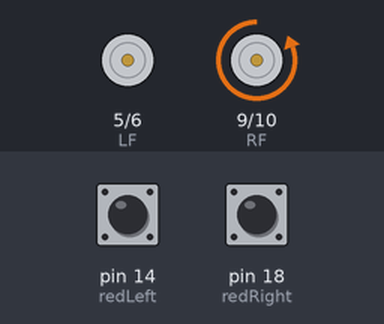
A sketch run on a simulated Arduino Uno, built with avr-gcc and run on an emulated ATmega328P. On the bench: motor-driver pin pairs drawn as motors (green arrow = first pin HIGH = forward, orange = second pin HIGH = backward, longer = more drive). Inputs (shaded band) come from the test bench; at power-on: pin 18 (redRight) HIGH, pin 14 (redLeft) LOW.

Above: at 1.2 s.
1.3 s: pin 18 (redRight) pulled LOW for 0.15 s
At 1.7 s:
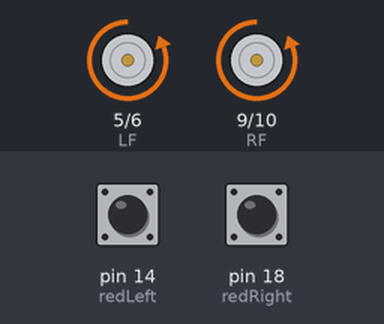
3.5 s: pin 14 (redLeft) pulled HIGH for 0.15 s
At 3.57 s:
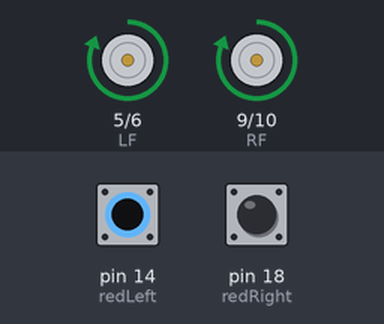
5.1 s: pin 14 (redLeft) pulled HIGH for 3.2 s
At 9.5 s:
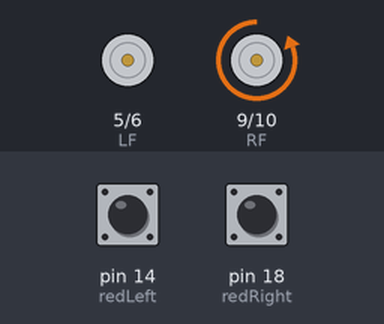
9.8 s: pin 18 (redRight) pulled LOW for 3.2 s
At 10.4 s:
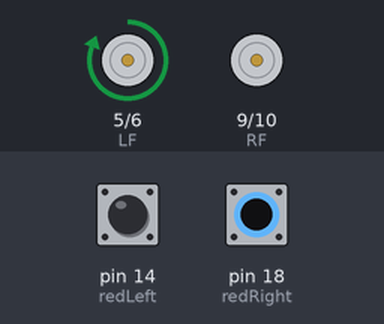
Timing chart, 0 to 14.8 s (numbered marks = the images above; inputs shaded):
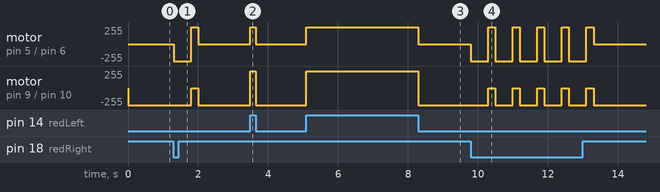

Measured:
- after the input at 1.3 s, motor on pin 5 (LF) / pin 6 (LB): stopped → backward 255/255 at once, → forward 255/255 0.50 s later, → stopped 0.20 s later; motor on pin 9 (RF) / pin 10 (RB): backward 255/255 → stopped after 0.50 s, → backward 255/255 0.20 s later
- after the input at 3.5 s, motor on pin 5 (LF) / pin 6 (LB): stopped → forward 255/255 at once, → stopped 0.15 s later; motor on pin 9 (RF) / pin 10 (RB): backward 255/255 → forward 255/255 at once, → backward 255/255 0.15 s later
- after the input at 5.1 s, motor on pin 5 (LF) / pin 6 (LB): stopped → forward 255/255 at once, → stopped 3.2 s later; motor on pin 9 (RF) / pin 10 (RB): backward 255/255 → forward 255/255 at once, → backward 255/255 3.2 s later

The sketch:

redbizhang.ino
```cpp
int redLeft = 14;
int redRight = 18;
int LF = 5;//左轮往前转
int LB = 6;//左轮往后转
int RF = 9;//右轮往前转
int RB = 10;//右轮往后转
void setup()
{
  pinMode( redLeft, INPUT);
  pinMode( redRight, INPUT);
  pinMode( LF , OUTPUT);
  pinMode( LB , OUTPUT);
  pinMode( RF, OUTPUT);
  pinMode( RB , OUTPUT);
}

void loop()
{
  //右前方有障碍
  while ( ( digitalRead(redLeft) && !( digitalRead(redRight) ) ) )
  {
    digitalWrite( LF , LOW );
    digitalWrite( LB , HIGH );
    digitalWrite( RF , LOW );
    digitalWrite( RB , LOW );
  }
  //左前方有障碍
  while ( ( !( digitalRead(redLeft) ) && digitalRead(redRight) ) )
  {
    digitalWrite( LF , LOW );
    digitalWrite( LB , LOW );
    digitalWrite( RF , LOW );
    digitalWrite( RB , HIGH );

  }

  //左前和右前都有障碍
  while ( ( !( digitalRead(redLeft) ) && !( digitalRead(redRight) ) ) )
  {
    //先后退
    digitalWrite( LF , LOW );
    digitalWrite( LB , HIGH );
    digitalWrite( RF , LOW );
    digitalWrite( RB , HIGH );
    delay(500);

    //再右转
    digitalWrite( LF , HIGH );
    digitalWrite( LB , LOW );
    digitalWrite( RF , LOW );
    digitalWrite( RB , LOW );
    delay(200);
  }
  //左前和右前均无障碍
  while ( ( digitalRead(redLeft) && digitalRead(redLeft) ) )
  {
    digitalWrite( LF , HIGH );
    digitalWrite( LB , LOW );
    digitalWrite( RF , HIGH );
    digitalWrite( RB , LOW );
  }

}
```
